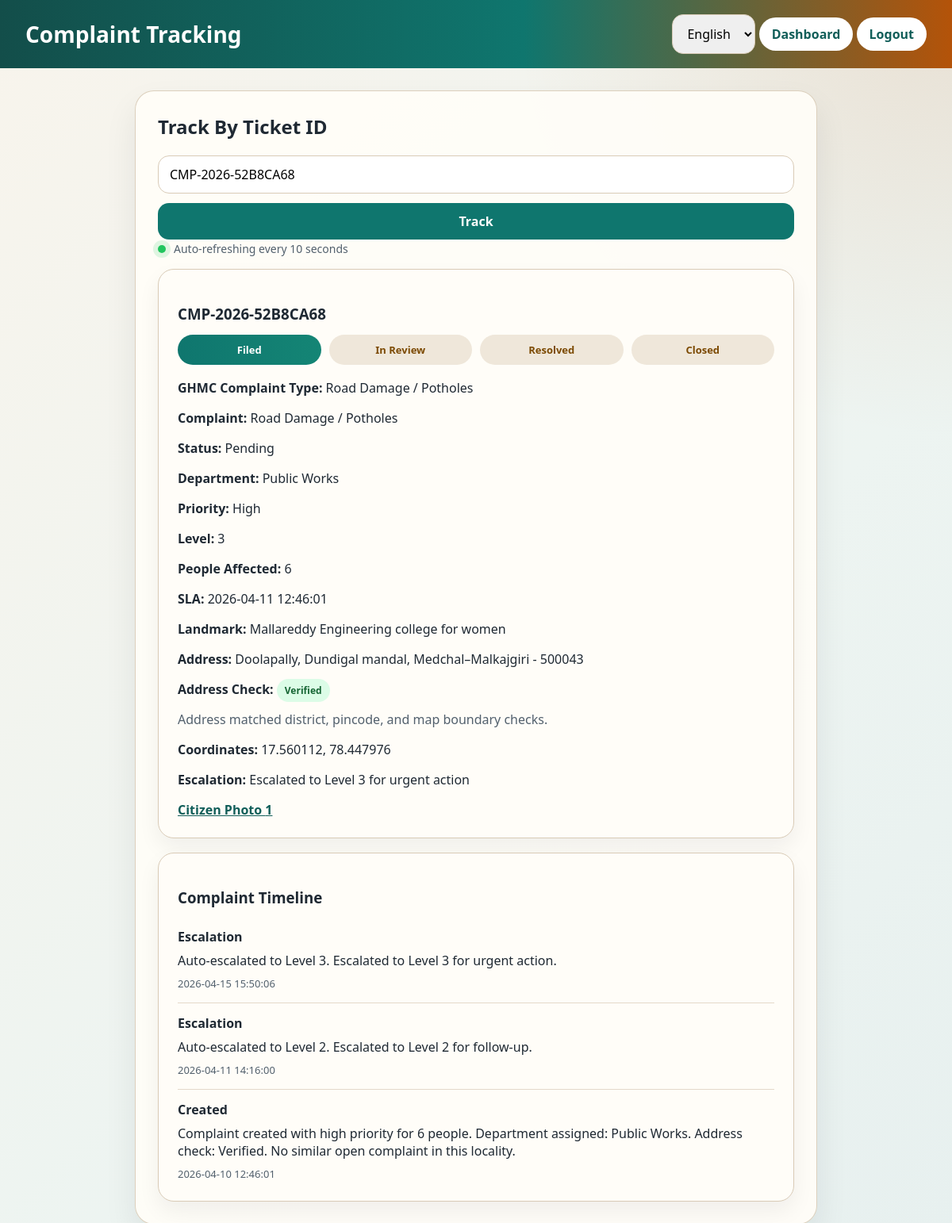
The page /track?ticket_id=CMP-2026-52B8CA68 on the database its author committed.
### tables this page shows
CREATE TABLE complaints (
    id INTEGER PRIMARY KEY AUTOINCREMENT,
    name TEXT,
    complaint TEXT,
    status TEXT,
    ticket_id TEXT,
    file_name TEXT
, department TEXT DEFAULT 'Not Assigned', escalation_message TEXT, level INTEGER DEFAULT 1, created_at TEXT, last_updated TEXT, complaint_type TEXT, address_district TEXT, address_mandal TEXT, address_pincode TEXT, address_colony TEXT, user_photos TEXT, level1_photo TEXT, level2_photo TEXT, level3_photo TEXT, latitude TEXT, longitude TEXT, severity TEXT DEFAULT 'Medium', landmark TEXT, affected_people INTEGER DEFAULT 1, sla_deadline TEXT, feedback_rating INTEGER, feedback_comment TEXT, reopened_count INTEGER DEFAULT 0, department_note TEXT, estimated_resolution TEXT, address_validation_status TEXT DEFAULT 'Needs Review', address_validation_reason TEXT, linked_ticket_id TEXT);

CREATE TABLE complaint_history(
            id INTEGER PRIMARY KEY AUTOINCREMENT,
            complaint_id INTEGER,
            event_type TEXT,
            message TEXT,
            created_at TEXT
        );

### app.py (the view)
@app.route("/track", methods=["GET", "POST"])
def track():
    complaint = None
    error = None
    ticket_id = request.form.get("ticket_id", "").strip()
    if request.method == "GET":
        ticket_id = request.args.get("ticket_id", "").strip()
    if ticket_id:
        db = get_db()
        complaint_row = db.execute(
            "SELECT * FROM complaints WHERE ticket_id=?",
            (ticket_id,),
        ).fetchone()
        db.close()
        if not complaint_row:
            error = "No complaint found for that ticket ID."
        else:
            complaint = serialize_complaint(complaint_row)
    history = get_complaint_history(complaint["id"]) if complaint else []
    return render_template("track.html", complaint=complaint, error=error, history=history)

### app.py (called while the page is built)
def get_current_language():
    selected = session.get("language", "en")
    return selected if selected in TRANSLATIONS else "en"

def translate(key, language=None):
    active_language = language or get_current_language()
    return TRANSLATIONS.get(active_language, TRANSLATIONS["en"]).get(
        key,
        TRANSLATIONS["en"].get(key, key),
    )

@app.context_processor
def inject_i18n():
    current_language = get_current_language()
    return {
        "t": lambda key: translate(key, current_language),
        "current_language": current_language,
        "available_languages": LANGUAGE_LABELS,
        "ui_text": TRANSLATIONS.get(current_language, TRANSLATIONS["en"]),
    }

def get_db():
    conn = sqlite3.connect(DB_PATH, timeout=30)
    conn.row_factory = sqlite3.Row
    conn.execute("PRAGMA busy_timeout = 30000")
    return conn

def format_eta(sla_deadline, status):
    if not sla_deadline:
        return ""
    try:
        deadline = datetime.strptime(sla_deadline, "%Y-%m-%d %H:%M:%S")
    except ValueError:
        return ""
    delta = deadline - datetime.now()
    total_hours = int(abs(delta.total_seconds()) // 3600)
    if status in {"Resolved", "Closed"}:
        return "Closed within SLA" if delta.total_seconds() >= 0 else "Closed after SLA"
    if delta.total_seconds() >= 0:
        return f"Due in {max(total_hours, 1)} hrs"
    return f"Overdue by {max(total_hours, 1)} hrs"

def get_complaint_history(complaint_id):
    db = get_db()
    history = db.execute(
        """
        SELECT * FROM complaint_history
        WHERE complaint_id=?
        ORDER BY id DESC
        """,
        (complaint_id,),
    ).fetchall()
    db.close()
    return history

### templates/track.html (shortened to what this page needs)
<!DOCTYPE html>
<html lang="{{ current_language }}">
<head>
    <link rel="stylesheet" href="/static/style.css">
</head>
<body>
<div class="navbar">
    <h1>{{ t("tracking_title") }}</h1>
    <div>
        <form method="post" action="/set_language" style="display:inline-block;">
            <select name="language" onchange="this.form.submit()" aria-label="{{ t('language') }}">
                {% for code, label in available_languages.items() %}
                <option value="{{ code }}" {% if current_language == code %}selected{% endif %}>{{ label }}</option>
                {% endfor %}
            </select>
        </form>
        <a href="/dashboard">{{ t("dashboard") }}</a>
        <a href="/logout">{{ t("logout") }}</a>
    </div>
</div>
<div class="container narrow">
    <h2>{{ t("track_by_ticket") }}</h2>
    <form method="post" class="stack-form">
        <input name="ticket_id" value="{{ complaint['ticket_id'] if complaint else request.args.get('ticket_id', '') }}" placeholder="{{ t('enter_ticket_id') }}" required>
        <button type="submit">{{ t("track") }}</button>
    </form>
    {% if complaint %}
    <div class="live-meta">
        <span class="live-dot"></span>
        <span id="trackSyncStatus">{{ t("auto_refresh") }}</span>
    </div>
    <div id="trackScreen" data-ticket-id="{{ complaint['ticket_id'] }}">
        <div id="complaintSummary">
        <div class="detail-card">
            <h3>{{ complaint["ticket_id"] }}</h3>
            <div class="status-journey">
                <div class="journey-step {% if complaint['status_step'] >= 1 %}active{% endif %}">{{ t("filed") }}</div>
                <div class="journey-step {% if complaint['status_step'] >= 2 %}active{% endif %}">{{ t("in_review") }}</div>
                <div class="journey-step {% if complaint['status_step'] >= 3 %}active{% endif %}">{{ t("resolved") }}</div>
                <div class="journey-step {% if complaint['status_step'] >= 4 %}active{% endif %}">{{ t("closed") }}</div>
            </div>
            <p><strong>{{ t("complaint_type") }}:</strong> {{ complaint["complaint_type"] or "Others" }}</p>
            <p><strong>{{ t("complaint") }}:</strong> {{ complaint["complaint"] }}</p>
            <p><strong>Status:</strong> {{ complaint["status"] }}</p>
            <p><strong>{{ t("department") }}:</strong> {{ complaint["department"] }}</p>
            <p><strong>{{ t("priority") }}:</strong> {{ complaint["severity"] or "Medium" }}</p>
            <p><strong>{{ t("level") }}:</strong> {{ complaint["level"] }}</p>
            <p><strong>{{ t("people_affected") }}:</strong> {{ complaint["affected_people"] or 1 }}</p>
            <p><strong>{{ t("sla") }}:</strong> {{ complaint["sla_deadline"] or "-" }}</p>
            {% if complaint["landmark"] %}
            <p><strong>{{ t("landmark") }}:</strong> {{ complaint["landmark"] }}</p>
            {% endif %}
            <p><strong>{{ t("address") }}:</strong> {{ complaint["address_colony"] }}, {{ complaint["address_mandal"] }}, {{ complaint["address_district"] }} - {{ complaint["address_pincode"] }}</p>
            <p><strong>{{ t("address_check") }}:</strong> <span class="badge validation-badge {{ complaint['address_validation_class'] }}">{{ complaint["address_validation_status"] }}</span></p>
            {% if complaint["address_validation_reason"] %}
            <p class="subtext">{{ complaint["address_validation_reason"] }}</p>
            {% endif %}
            {% if complaint["latitude"] and complaint["longitude"] %}
            <p><strong>{{ t("coordinates") }}:</strong> {{ complaint["latitude"] }}, {{ complaint["longitude"] }}</p>
            {% endif %}
            {% if complaint["escalation_message"] %}
            <p><strong>{{ t("escalation") }}:</strong> {{ complaint["escalation_message"] }}</p>
            {% endif %}
            <div class="photo-grid">
                {% if complaint["user_photos"] %}
                    {% for photo in complaint["user_photos"] %}
                    <a href="/static/uploads/{{ photo }}" target="_blank">Citizen Photo {{ loop.index }}</a>
                    {% endfor %}
                {% endif %}
            </div>
        </div>
        </div>
        <div class="detail-card timeline-card">
            <h3>{{ t("complaint_timeline") }}</h3>
            <div id="complaintTimeline">
                {% if history %}
                    {% for item in history %}
                    <div class="timeline-item">
                        <strong>{{ item["event_type"]|capitalize }}</strong>
                        <p>{{ item["message"] }}</p>
                        <span>{{ item["created_at"] }}</span>
                    </div>
                    {% endfor %}
                {% else %}
                    <p class="subtext">{{ t("timeline_empty") }}</p>
                {% endif %}
            </div>
        </div>
    </div>
    {% endif %}
</div>
</body>
</html>

### static/style.css (style rules this page uses)
:root { --bg: #f4efe6; --panel: #fffdf8; --ink: #1f2933; --muted: #52606d; --primary: #0f766e; --primary-dark: #115e59; --accent: #b45309; --line: #d9cbb7; --danger: #b42318; --success: #166534; }
* { box-sizing: border-box; }
body { margin: 0; font-family: "Trebuchet MS", "Segoe UI", Tahoma, Geneva, Verdana, sans-serif; color: var(--ink); background: radial-gradient(circle at top right, rgba(180, 83, 9, 0.12), transparent 28%), linear-gradient(135deg, #f8f4ec, #edf4f1 60%, #e7f0ef); min-height: 100vh; }
.navbar { background: linear-gradient(90deg, #134e4a, #0f766e 55%, #b45309); color: white; padding: 18px 32px; display: flex; justify-content: space-between; align-items: center; gap: 16px; }
.navbar h1 { margin: 0; font-size: 28px; }
.navbar a, .primary-link, .secondary-link, .text-link { text-decoration: none; }
.navbar a, .primary-link, .secondary-link { display: inline-block; padding: 10px 16px; border-radius: 999px; font-weight: 600; }
.navbar a, .primary-link { background: white; color: var(--primary-dark); }
.container { width: min(1180px, calc(100% - 32px)); margin: 28px auto; background: rgba(255, 253, 248, 0.92); border: 1px solid rgba(217, 203, 183, 0.9); border-radius: 24px; padding: 28px; box-shadow: 0 20px 40px rgba(16, 24, 40, 0.08); }
.container.narrow { max-width: 860px; }
.panel, .auth-card, .detail-card, .complaint-card, .hero-card { background: var(--panel); border: 1px solid var(--line); border-radius: 20px; padding: 24px; box-shadow: 0 12px 28px rgba(15, 23, 42, 0.06); }
.hero-card h1, h2 { margin-top: 0; }
.hero-copy, .subtext { color: var(--muted); }
.stack-form { display: grid; gap: 12px; }
input, textarea, select, button { width: 100%; border-radius: 14px; border: 1px solid var(--line); padding: 12px 14px; font: inherit; }
button { background: var(--primary); color: white; border: none; cursor: pointer; font-weight: 700; transition: transform 0.18s ease, box-shadow 0.18s ease, background 0.18s ease; }
.live-meta { display: inline-flex; align-items: center; gap: 10px; margin-bottom: 16px; color: var(--muted); font-size: 14px; }
.live-dot { width: 10px; height: 10px; border-radius: 999px; background: #22c55e; box-shadow: 0 0 0 6px rgba(34, 197, 94, 0.14); }
.badge { background: #d1fae5; color: #065f46; border-radius: 999px; padding: 6px 10px; font-size: 12px; font-weight: 700; }
.timeline-card { margin-top: 18px; }
.status-journey { display: grid; grid-template-columns: repeat(4, minmax(0, 1fr)); gap: 10px; margin: 14px 0 18px; }
.journey-step { text-align: center; padding: 10px 8px; border-radius: 999px; background: #efe7da; color: #7c4a03; font-size: 13px; font-weight: 700; }
.journey-step.active { background: linear-gradient(90deg, #0f766e, #148575); color: white; }
.timeline-item { padding: 14px 0; border-bottom: 1px solid rgba(217, 203, 183, 0.7); }
.timeline-item:last-child { border-bottom: none; padding-bottom: 0; }
.timeline-item p { margin: 8px 0 6px; }
.timeline-item span { color: var(--muted); font-size: 13px; }
.validation-badge.verified { background: #dcfce7; color: #166534; }
.table-link, .photo-grid a { color: var(--primary-dark); font-weight: 600; }
.photo-grid { display: flex; flex-wrap: wrap; gap: 12px; margin-top: 16px; }
.detail-card h3, .activity-card h3, .notification-card h3 { margin-bottom: 12px; }

### rows shown on the page
complaints: ticket_id "CMP-2026-52B8CA68", complaint_type "Road Damage / Potholes", complaint "Road Damage / Potholes", status "Pending", department "Public Works", severity "High", level "3", affected_people "6", sla_deadline "2026-04-11 12:46:01", landmark "Mallareddy Engineering college for women", address_colony "Doolapally", address_mandal "Dundigal mandal", address_district "Medchal–Malkajgiri", address_pincode "500043", address_validation_status "Verified", address_validation_reason "Address matched district, pincode, and map boundary checks.", latitude "17.560112", longitude "78.447976", escalation_message "Escalated to Level 3 for urgent action"
complaint_history: event_type "Escalation", message "Auto-escalated to Level 3. Escalated to Level 3 for urgent action.", created_at "2026-04-15 15:50:06"
complaint_history: event_type "Escalation", message "Auto-escalated to Level 2. Escalated to Level 2 for follow-up.", created_at "2026-04-11 14:16:00"
complaint_history: event_type "Created", message "Complaint created with high priority for 6 people. Department assigned: Public Works. Address check: Verified. No similar open complaint in this locality.", created_at "2026-04-10 12:46:01"

### other values the page prints
{{ t("tracking_title") }} "Complaint Tracking"
{{ t("dashboard") }} "Dashboard"
{{ t("logout") }} "Logout"
{{ t("track_by_ticket") }} "Track By Ticket ID"
{{ t("track") }} "Track"
{{ t("auto_refresh") }} "Auto-refreshing every 10 seconds"
{{ t("filed") }} "Filed"
{{ t("in_review") }} "In Review"
{{ t("resolved") }} "Resolved"
{{ t("closed") }} "Closed"
{{ t("complaint_type") }} "GHMC Complaint Type"
{{ t("complaint") }} "Complaint"
{{ t("department") }} "Department"
{{ t("priority") }} "Priority"
{{ t("level") }} "Level"
